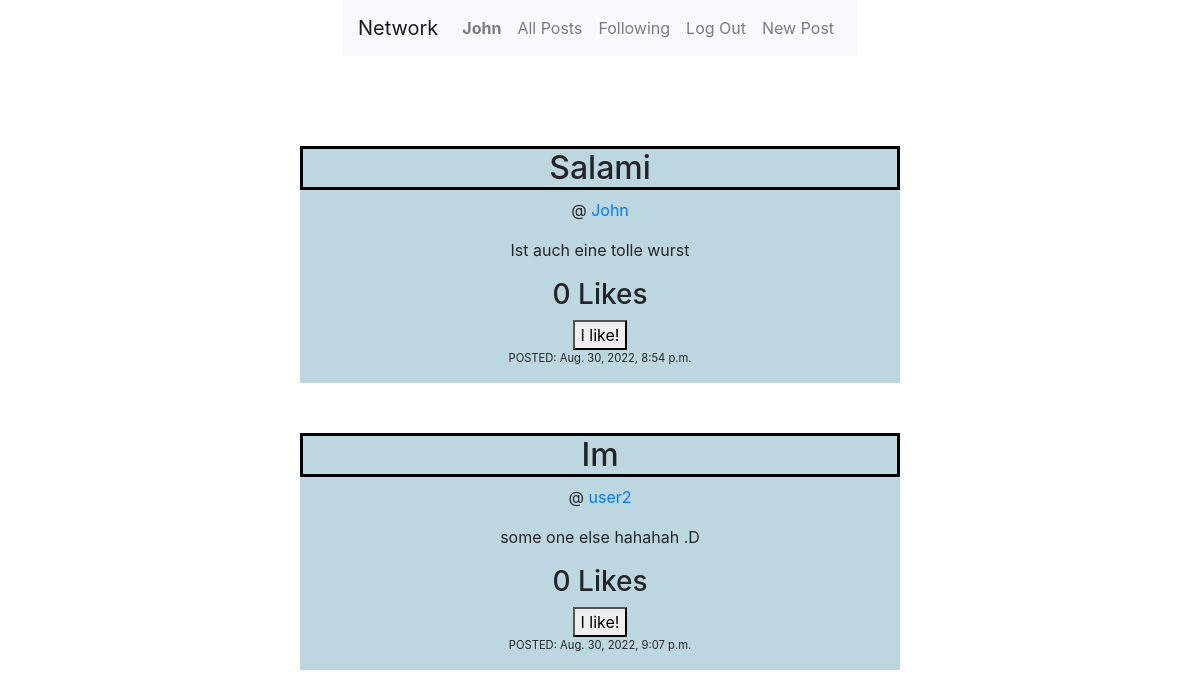
The page / (signed in) on the database as committed earlier.
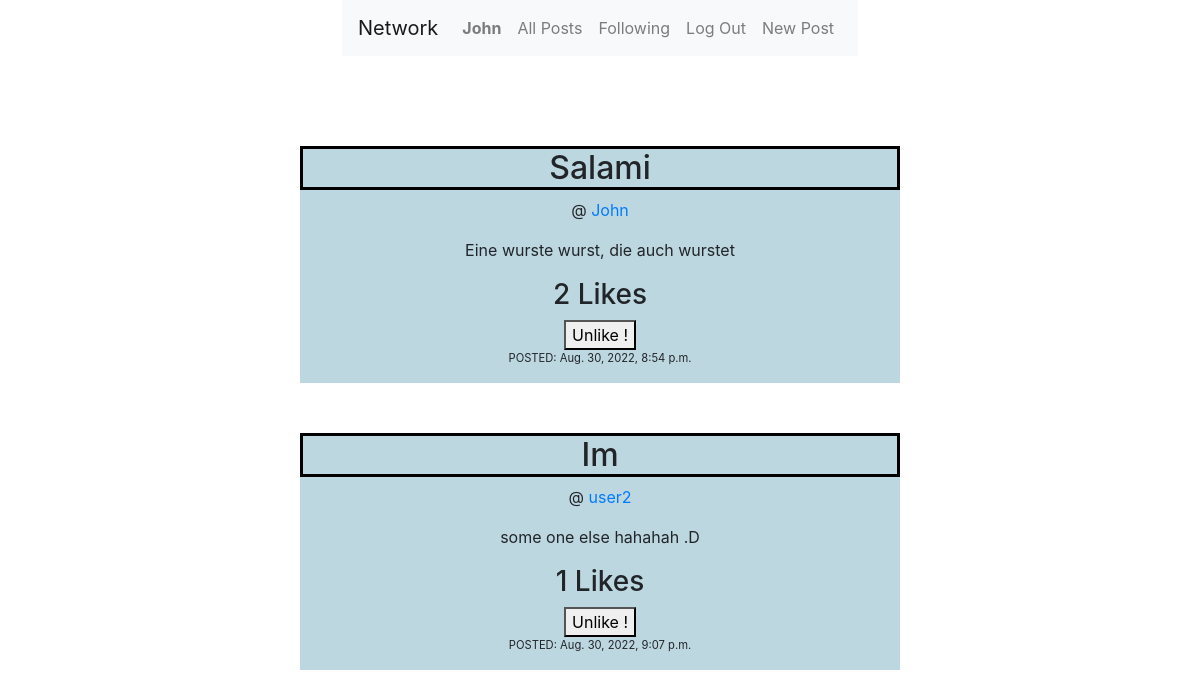
The same page on the database as committed later.
### network/models.py (models this page shows, shortened)
class Posts(models.Model):
    poster = models.ForeignKey(User, on_delete=models.PROTECT)
    headline = models.CharField(max_length=100)
    body = models.CharField(max_length=400)
    created = models.DateTimeField(auto_now_add = True, auto_created=True, blank=True)
    likes = models.ManyToManyField(User, blank=True, default=None, related_name="liked")
    def dict(self):
        return self.__dict__

class User(AbstractUser):
    pass

### network/views.py (the view)
# urls.py: path("", views.index, name="index"),
def index(request):
    posts = Posts.objects.all()
    if request.user.is_authenticated:
        postDicts =[]
        for _ in posts:
            postDicts.append(_.dict())
        user = request.user
        return render(request, "network/index.html",{
            "posts": posts,
            "user":user,
        })
    else:
        return render(request, "network/login.html")

### network/templates/network/index.html (shortened to what this page needs)
{% extends "network/layout.html" %}
{% load static %}
{% block body %}
    <div id ="allPosts">
    {% for i in posts %}
    <div class ="posts">
        <h2 class ="postTitle">{{ i.headline }}</h2>
        <p>@ <a href="{% url 'profile' i.poster.username %}"> {{i.poster.username}} </a> </p>
        <p>{{ i.body }}</p>
        <h3> {{i.likes.all.count}} Likes</h3>
        {% if user not in i.likes.all %}
        <a href="{% url 'like' i.id%}"><button class ="likeB" >I like!</button></a>
        {% else %}
        <a href="{% url 'like' i.id%}"><button class ="likeB" >Unlike !</button></a>
        {% endif %}
        <p class ="timestamps">POSTED: {{ i.created }}</p>
    </div>
    {% endfor %}
    </div>
    {% endblock %}

Rows that differ between the two databases and show on the page:
changed Posts "Salami": body "Ist auch eine tolle wurst" → "Eine wurste wurst, die auch wurstet"; likes.all.count "0" → "2"; text "I like!" → "Unlike !"
computed for Posts "Im": likes.all.count "0" → "1"; text "I like!" → "Unlike !"
